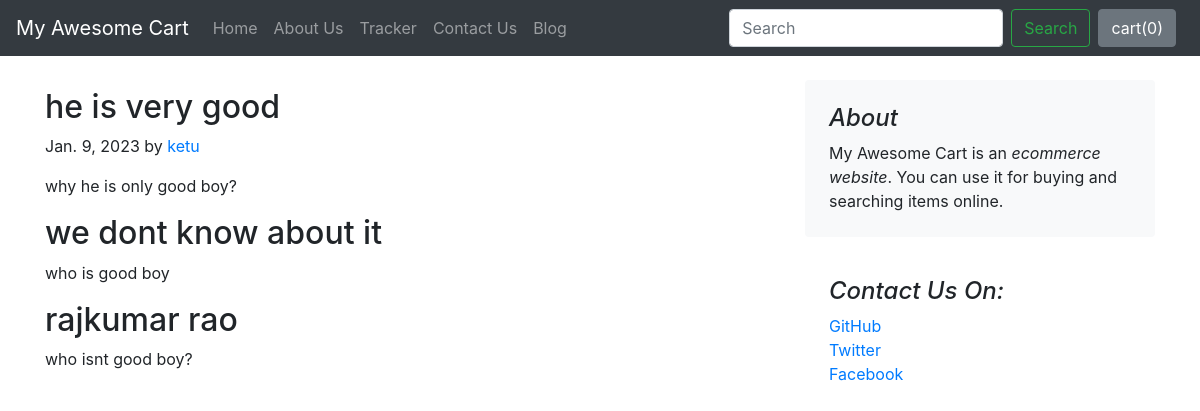
The page /blog/blogpost/1 on the database its author committed.
### blog/models.py (models this page shows, shortened)
class Blogpost(models.Model):
    post_id = models.AutoField(primary_key=True)
    publisher = models.CharField(max_length=100, default="")
    title = models.CharField(max_length=50, default="")
    head0 = models.CharField(max_length=500, default="")
    chead0 = models.CharField(max_length=5000, default="")
    head1 = models.CharField(max_length=500, default="")
    chead1 = models.CharField(max_length=5000, default="")
    head2 = models.CharField(max_length=500, default="")
    chead2 = models.CharField(max_length=5000, default="")
    pub_date = models.DateField(auto_now_add=True)
    thumbnail = models.ImageField(upload_to="shop/images", default="")

### blog/views.py (the view)
# urls.py: path('blogpost/<int:id>', views.blogpost, name="blogPost")
def blogpost(request, id):
    post = Blogpost.objects.filter(post_id=id)[0]
    return render(request, 'blog/blogpost.html', {'post': post})

### blog/templates/blog/blogpost.html (shortened to what this page needs)
{%extends 'blog/basic.html'%}
{%block body%}
<div class="container">
    <div class="row mt-4">
        <div class="col-md-8 blog-main">
            <div class="blog-post mt-2">
                <h2 class="blog-post-title">{{post.head0}} </h2>
                <p class="blog-post-meta">{{post.pub_date}} by <a href="#"> {{post.publisher}}</a></p>
                <p>{{post.chead0}}</p>
                <h2>{{post.head1}}</h2>
                <p>{{post.chead1}}</p>
                <h2>{{post.head2}}</h2>
                <p>{{post.chead2}}</p>
            </div>
        </div>
        <aside class="col-md-4 blog-sidebar">
            <div class="p-4 mb-3 bg-light rounded">
                <h4 class="font-italic">About</h4>
                <p class="mb-0">My Awesome Cart is an <em>ecommerce website</em>. You can use it for buying and searching items online. </p>
            </div>
            <div class="p-4">
                <h4 class="font-italic">Contact Us On: </h4>
                <ol class="list-unstyled">
                    <li><a href="#">GitHub</a></li>
                    <li><a href="#">Twitter</a></li>
                    <li><a href="#">Facebook</a></li>
                </ol>
            </div>
        </aside>
    </div>
</div>
{%endblock%}

### rows shown on the page
Blogpost: head0 "he is very good", pub_date "Jan. 9, 2023", publisher "ketu", chead0 "why he is only good boy?", head1 "we dont know about it", chead1 "who is good boy", head2 "rajkumar rao", chead2 "who isnt good boy?"
